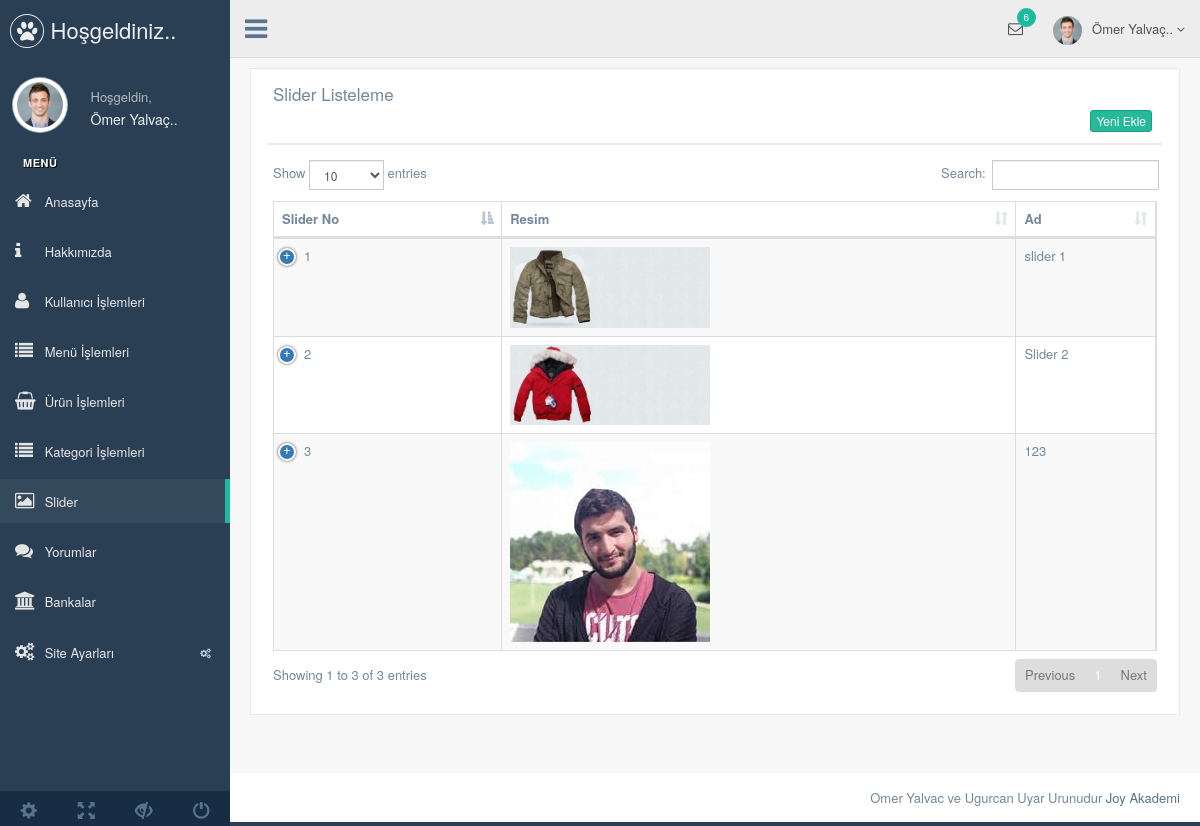
Page /admin/production/slider.php (signed in) on the committed database.
### tables this page shows
CREATE TABLE `kullanici` (
  `kullanici_id` int(11) NOT NULL,
  `kullanici_zaman` datetime NOT NULL DEFAULT CURRENT_TIMESTAMP,
  `kullanici_resim` varchar(250) NOT NULL,
  `kullanici_tc` varchar(50) NOT NULL,
  `kullanici_ad` varchar(50) NOT NULL,
  `kullanici_mail` varchar(100) NOT NULL,
  `kullanici_gsm` varchar(50) NOT NULL,
  `kullanici_password` varchar(50) NOT NULL,
  `kullanici_adsoyad` varchar(50) NOT NULL,
  `kullanici_adres` varchar(250) NOT NULL,
  `kullanici_il` varchar(100) NOT NULL,
  `kullanici_ilce` varchar(100) NOT NULL,
  `kullanici_unvan` varchar(100) NOT NULL,
  `kullanici_yetki` varchar(50) NOT NULL,
  `kullanici_durum` int(1) NOT NULL DEFAULT '1'
);

CREATE TABLE `slider` (
  `slider_id` int(11) NOT NULL,
  `slider_ad` varchar(100) NOT NULL,
  `slider_resimyol` varchar(250) NOT NULL,
  `slider_sira` int(2) NOT NULL,
  `slider_link` varchar(250) NOT NULL,
  `slider_durum` enum('0','1') NOT NULL DEFAULT '1'
);

### admin/production/slider.php (the view, shortened to what this page needs)
<?php include 'header.php';
$slidersor=$db->prepare("SELECT * FROM slider");
$slidersor->execute();
?>
        <div class="right_col" role="main">
          <div class="">
            <div class="row">
              <div class="col-md-12 col-sm-12 col-xs-12">
                <div class="x_panel">
                  <div class="x_title">
                    <h2>Slider Listeleme</h2>
                    <div class="clearfix"></div>
                 <div align="right"> <a href="slider-ekle.php"><button class="btn btn-success btn-xs"> Yeni Ekle </button></a>
                 </div>
                  </div>
                  <div class="x_content">
                  <table id="datatable-responsive" class="table table-striped table-bordered dt-responsive nowrap" cellspacing="0" width="100%">
                      <thead>
                        <tr>
                          <th>Slider No</th>
                          <th>Resim</th>
                          <th>Ad</th>
                        </tr>
                      </thead>
                      <tbody>
<?php
                     $say=0;
                     while($slidercek=$slidersor->fetch(PDO::FETCH_ASSOC)){ $say++ ?>
                        <tr>
                          <td with="20"> <?php echo $say ?> </td>
                          <td><img width="200" src="../../<?php echo $slidercek['slider_resimyol'] ?>"></td>
                          <td><?php echo $slidercek['slider_ad'] ?></td>
                        </tr>
                    <?php }
?>
                      </tbody>
                    </table>
                  </div>
                </div>
              </div>
            </div>
          </div>
        </div>
     <?php include 'footer.php';
     ?>

### admin/production/header.php (shortened to what this page needs)
<?php
include '../netting/baglam.php';
$kullanicisor=$db->prepare("SELECT * FROM kullanici where kullanici_mail=:mail");
$kullanicisor->execute(array(
  'mail' => $_SESSION['kullanici_mail']
));
$kullanicicek=$kullanicisor->fetch(PDO::FETCH_ASSOC);
?>
<!DOCTYPE html>
<html lang="en">
  <head>
    <link href="../vendors/bootstrap/dist/css/bootstrap.min.css" rel="stylesheet">
    <link href="../vendors/font-awesome/css/font-awesome.min.css" rel="stylesheet">
    <link href="../vendors/nprogress/nprogress.css" rel="stylesheet">
    <link href="../vendors/iCheck/skins/flat/green.css" rel="stylesheet">
    <link href="../vendors/datatables.net-bs/css/dataTables.bootstrap.min.css" rel="stylesheet">
    <link href="../vendors/datatables.net-buttons-bs/css/buttons.bootstrap.min.css" rel="stylesheet">
    <link href="../vendors/datatables.net-fixedheader-bs/css/fixedHeader.bootstrap.min.css" rel="stylesheet">
    <link href="../vendors/datatables.net-responsive-bs/css/responsive.bootstrap.min.css" rel="stylesheet">
    <link href="../vendors/datatables.net-scroller-bs/css/scroller.bootstrap.min.css" rel="stylesheet">
    <link href="../vendors/dropzone/dist/min/dropzone.min.css" rel="stylesheet">
    <link href="../build/css/custom.min.css" rel="stylesheet">
  </head>
  <body class="nav-md">
    <div class="container body">
      <div class="main_container">
        <div class="col-md-3 left_col">
          <div class="left_col scroll-view">
            <div class="navbar nav_title" style="border: 0;">
              <a href="index.html" class="site_title"><i class="fa fa-paw"></i> <span>Hoşgeldiniz..</span></a>
            </div>
            <div class="profile clearfix">
              <div class="profile_pic">
                <img src="images/img.jpg" alt="..." class="img-circle profile_img">
              </div>
              <div class="profile_info">
                <span>Hoşgeldin,</span>
                <h2><?php echo $kullanicicek['kullanici_adsoyad']; ?></h2>
              </div>
            </div>
            <br />
            <div id="sidebar-menu" class="main_menu_side hidden-print main_menu">
              <div class="menu_section">
                <h3>Menü</h3>
                <ul class="nav side-menu">
                <li><a href="index.php"><i class="fa fa-home"></i> Anasayfa </a></li>
                <li><a href="hakkimizda.php"><i class="fa fa-info"></i> Hakkımızda </a></li>
                <li><a href="kullanici.php"><i class="fa fa-user"></i> Kullanıcı İşlemleri </a></li>
                <li><a href="menu.php"><i class="fa fa-list"></i> Menü İşlemleri </a></li>
                <li><a href="urun.php"><i class="fa fa-shopping-basket"></i> Ürün İşlemleri </a></li>
                <li><a href="kategori.php"><i class="fa fa-list"></i> Kategori İşlemleri </a></li>
                <li><a href="slider.php"><i class="fa fa-image"></i> Slider </a></li>
                <li><a href="yorum.php"><i class="fa fa-comments"></i> Yorumlar </a></li>
                <li><a href="banka.php"><i class="fa fa-bank"></i> Bankalar </a></li>
                  <li><a><i class="fa fa-cogs"></i> Site Ayarları <span class="fa fa-cogs"></span></a>
                  </li>
                </ul>
              </div>
            </div>
            <div class="sidebar-footer hidden-small">
              <a data-toggle="tooltip" data-placement="top" title="Settings">
                <span class="glyphicon glyphicon-cog" aria-hidden="true"></span>
              </a>
              <a data-toggle="tooltip" data-placement="top" title="FullScreen">
                <span class="glyphicon glyphicon-fullscreen" aria-hidden="true"></span>
              </a>
              <a data-toggle="tooltip" data-placement="top" title="Lock">
                <span class="glyphicon glyphicon-eye-close" aria-hidden="true"></span>
              </a>
              <a data-toggle="tooltip" data-placement="top" title="Logout">
                <span class="glyphicon glyphicon-off" aria-hidden="true"></span>
              </a>
            </div>
          </div>
        </div>
        <div class="top_nav">
          <div class="nav_menu">
            <nav>
              <div class="nav toggle">
                <a id="menu_toggle"><i class="fa fa-bars"></i></a>
              </div>
              <ul class="nav navbar-nav navbar-right">
                <li class="">
                  <a href="javascript:;" class="user-profile dropdown-toggle" data-toggle="dropdown" aria-expanded="false">
                    <img src="images/img.jpg" alt=""><?php echo $kullanicicek['kullanici_adsoyad']; ?>
                    <span class=" fa fa-angle-down"></span>
                  </a>
                </li>
                <li role="presentation" class="dropdown">
                  <a href="javascript:;" class="dropdown-toggle info-number" data-toggle="dropdown" aria-expanded="false">
                    <i class="fa fa-envelope-o"></i>
                    <span class="badge bg-green">6</span>
                  </a>
                </li>
              </ul>
            </nav>
          </div>
        </div>

### rows in the picture
kullanici: kullanici_adsoyad "Ömer Yalvaç.."
slider: slider_resimyol (picture), slider_ad "slider 1"
slider: slider_resimyol (picture), slider_ad "Slider 2"
slider: slider_resimyol (picture), slider_ad "123"
